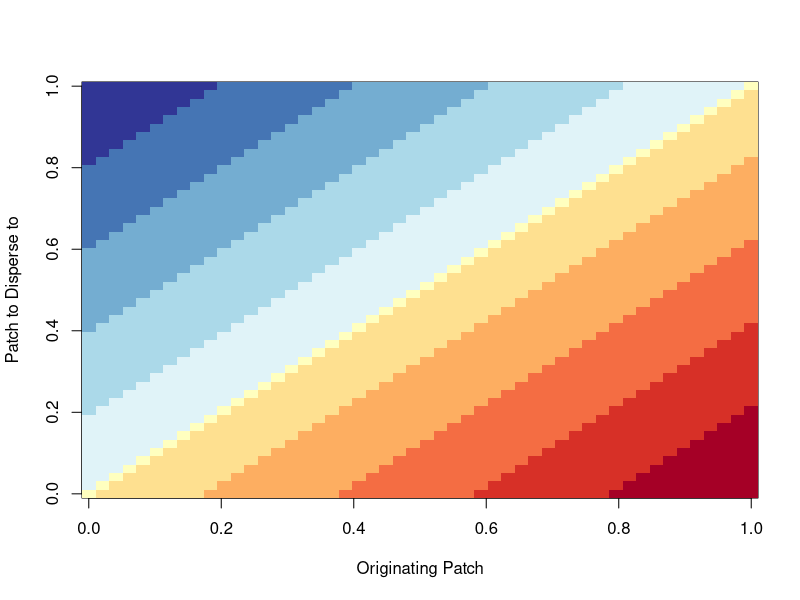
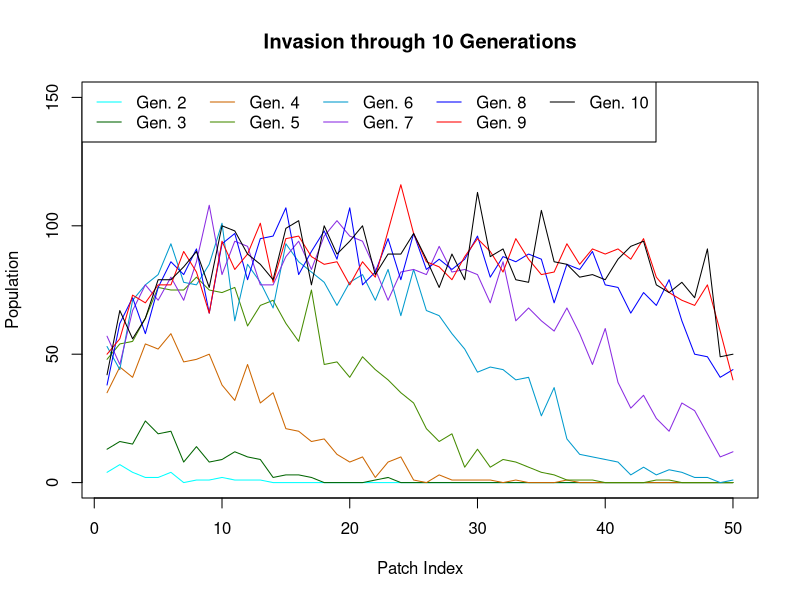
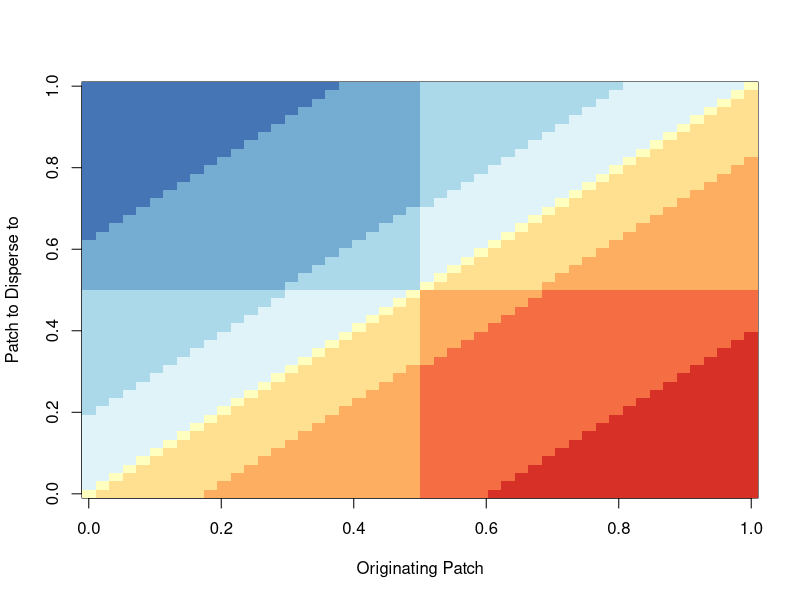
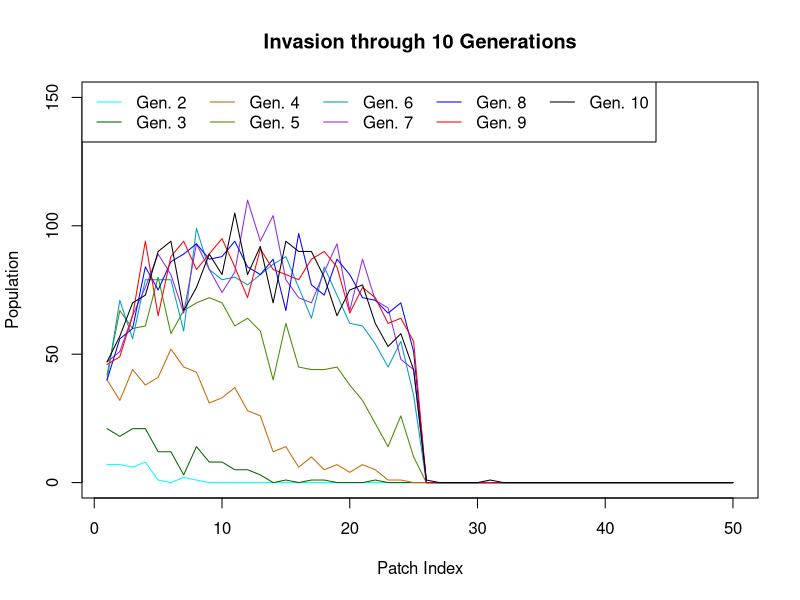

These charts were generated, in order, by the following R code:
## ---- chunk 1
#intrinsic rate of increase 
lambda <- 10
#intraspecific competition
alpha <- .1
#distance decay rate
m <- 0.3
#starting population
N_0 <- 10
#number of generations to simulate 
g_max <- 10
#number of patches
patch <- 50
#distance between patches vector
dpatch <- 1
#Define distance vector (for now must be integer distances between patches)
dvect <- seq(from=0,length.out = patch,by=dpatch)
## ---- chunk 2
library(RColorBrewer)
#seed production function (now discrete)
gNty <- function(j){
  seeds<-vector()
  jnext<-(lambda*j)/(1+alpha*j)
  seeds<-c(seeds,jnext)
  return(round(seeds,0))
}

#dispersal kernel old 
# ker <- function(x,y){
#   k <-(m/2)*exp(-m*abs(x-y))
#   return(k)
#}

#Stochastic Dispersal function TESTED AND IT WORKS :D
#right now this can only cope with integer distances. I think I can define buckets of each patch 
#if there are looser bounds ie some defined interval that is considered "in the patch" then I can extend to 
#smaller distances between patches. The way this works now, a 1 unit distance between patches is continuous
#gaps are created with the distance vector.
disperse <- function(x,y){ #x is the number of seeds, y is the index of the starting patch
  pmove <- vector("numeric",patch)
  if (x==0) #need this to cope with NA
    return(pmove) #if there are no seeds, produce a vector of zeros
  else #if there are seeds, we disperse them
    distance<-round(rexp(x,m),0) #if I make "buckets" this can output a real value vs. integer
    direction<-rbinom(x,1,0.5) #this decided if seeds move forwards or back
    for (i in 1:x){ #this refactors direction to 1,-1
     if (direction[i]==0)
        direction[i]<- -1
   }
   move<-distance*direction #this combines distance and direction
   for (i in 1:x){ #this moves seeds to their new home, x is number of seeds, compute for each seed 
     for (j in 1:patch){ #this finds the corresponding home for each seed 
        if (move[i]==pwdist[y,j]) #from the random output and pairwise distance matrix
          pmove[j]<-pmove[j]+1    #adds one to appropriate entry in vector if that is where a seed lands
      }
   }
   return(pmove) #vector of dispersed seeds
  
} #this might make sense to break into helper functions

# Initialize matrices for storing data

#Population Spread Matrix
#Adds values to each row for each generation
#Coloumns correspond to patches defined by dvect
spread<-matrix(0,g_max,patch)
spread[1,1]<-N_0

#Seeds Dispersed
#vector for storing seeds produced, resets each generation
seedsp<-vector("numeric", patch)
#matrix containing number of plants/seeds in each patch after dispersal
#rows are originating patches where seeds were produced,
#coloumns are where they disperse to
seedsd<-matrix(0,patch,patch)

#Pairwise Distances Matrix
#Distances between patch i,j for row i 
#and coloumn j
pwdist<-matrix(NA,patch,patch)
for (i in 1:patch){
  for (j in 1:patch){
    pwdist[i,j]<-dvect[j]-dvect[i]
  }
}
image(pwdist, col=brewer.pal(11,'RdYlBu'), breaks=c(-49,-39,-29,-19,-9,-1,0,9,19,29,39,49), xlab="Originating Patch",ylab="Patch to Disperse to")
## ---- chunk 3
####################################################################

#Run Simulation

for (i in 1:(g_max-1)){ #for each generation
  seedsp<-gNty(spread[i,]) #make seeds
  for (j in 1:patch){ #disperse seeds
    seedsd[j,]<-disperse(seedsp[j],j)
  }
  spread[i+1,]<-apply(seedsd,2,sum) #fill in next row in population matrix
}

## ---- chunk 4
plot(spread[2,], type='l', col="cyan",ylim=c(0,150), main="Invasion through 10 Generations", xlab="Patch Index",ylab="Population")
lines(spread[3,], col="darkgreen" )
lines(spread[4,], col="darkorange3")
lines(spread[5,], col="chartreuse4")
lines(spread[6,], col="deepskyblue3")
lines(spread[7,], col="blueviolet")
lines(spread[8,], col="blue")
lines(spread[9,], col="red")
lines(spread[10,], col="black")
legend("topleft", legend=c("Gen. 2", "Gen. 3", "Gen. 4", "Gen. 5", "Gen. 6", "Gen. 7", "Gen. 8", "Gen. 9", "Gen. 10"), col=c("cyan","darkgreen","darkorange3","chartreuse4","deepskyblue3","blueviolet","blue","red","black"), lty=1, ncol=5,seg.len=1.62)
distancepgen<-c(6,19,9,6,9)
## ---- chunk 5
d1<-c(1:25)
d2<-c(45:69)
dvect<-c(d1,d2)

#Population Spread Matrix
#Adds values to each row for each generation
#Coloumns correspond to patches defined by dvect
spread<-matrix(0,g_max,patch)
spread[1,1]<-N_0

#Seeds Dispersed
#vector for storing seeds produced, resets each generation
seedsp<-vector("numeric", patch)
#matrix containing number of plants/seeds in each patch after dispersal
#rows are originating patches where seeds were produced,
#coloumns are where they disperse to
seedsd<-matrix(0,patch,patch)

#Pairwise Distances Matrix
#Distances between patch i,j for row i 
#and coloumn j
pwdist<-matrix(NA,patch,patch)
for (i in 1:patch){
  for (j in 1:patch){
    pwdist[i,j]<-dvect[j]-dvect[i]
  }
}
image(pwdist, col=brewer.pal(9,'RdYlBu'), breaks=c(-69,-49,-29,-9,-1,0,9,29,49,69), xlab="Originating Patch",ylab="Patch to Disperse to")
## ---- chunk 6
####################################################################

#Run Simulation

for (i in 1:(g_max-1)){ #for each generation
  seedsp<-gNty(spread[i,]) #make seeds
  for (j in 1:patch){ #disperse seeds
    seedsd[j,]<-disperse(seedsp[j],j)
  }
  spread[i+1,]<-apply(seedsd,2,sum) #fill in next row in population matrix
}

plot(spread[2,], type='l', col="cyan",ylim=c(0,150), main="Invasion through 10 Generations", xlab="Patch Index",ylab="Population")
lines(spread[3,], col="darkgreen" )
lines(spread[4,], col="darkorange3")
lines(spread[5,], col="chartreuse4")
lines(spread[6,], col="deepskyblue3")
lines(spread[7,], col="blueviolet")
lines(spread[8,], col="blue")
lines(spread[9,], col="red")
lines(spread[10,], col="black")
legend("topleft", legend=c("Gen. 2", "Gen. 3", "Gen. 4", "Gen. 5", "Gen. 6", "Gen. 7", "Gen. 8", "Gen. 9", "Gen. 10"), col=c("cyan","darkgreen","darkorange3","chartreuse4","deepskyblue3","blueviolet","blue","red","black"), lty=1, ncol=5,seg.len=1.62)
